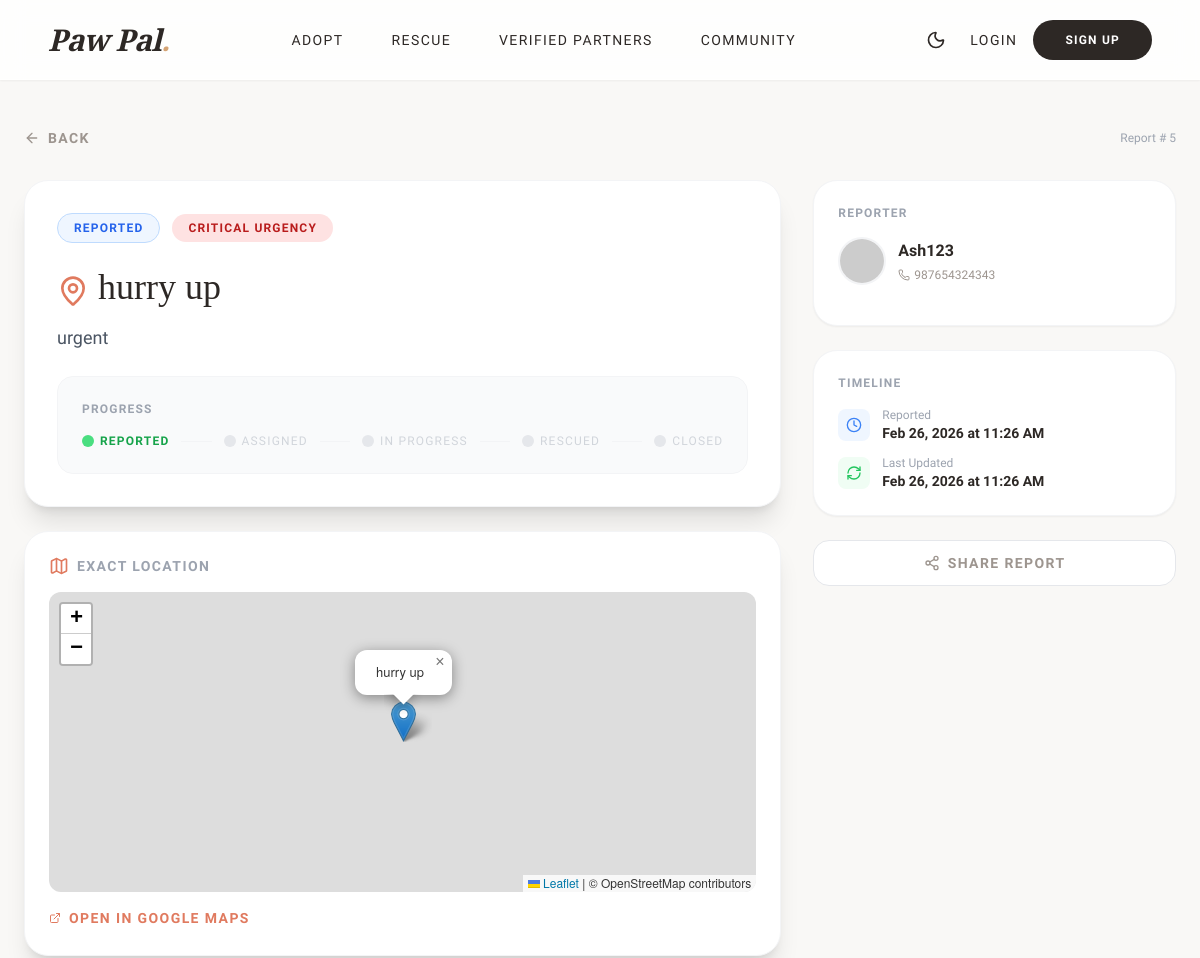
/rescue-details.php?id=5 (upper part), run on an earlier commit of the app's database.
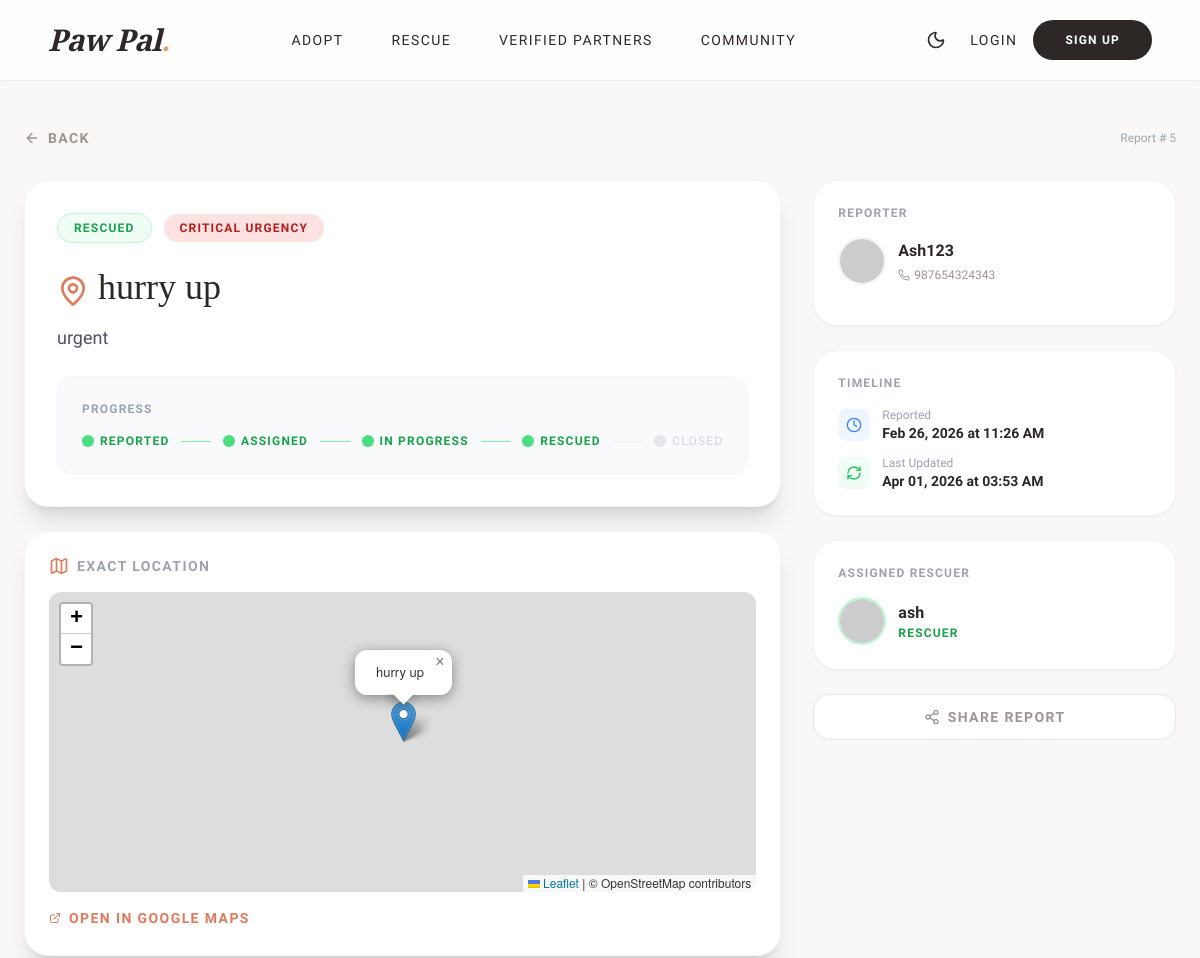
And on a later commit of the database.
### tables this page shows
CREATE TABLE `rescue_reports` (
  `id` int(11) NOT NULL,
  `reporter_id` int(11) DEFAULT NULL,
  `reporter_name` varchar(100) DEFAULT NULL,
  `contact_phone` varchar(20) DEFAULT NULL,
  `location` varchar(255) NOT NULL,
  `latitude` decimal(10,8) DEFAULT NULL,
  `longitude` decimal(11,8) DEFAULT NULL,
  `description` text NOT NULL,
  `animal_type` varchar(50) DEFAULT NULL,
  `urgency` enum('Low','Medium','High','Critical') DEFAULT 'Medium',
  `image` varchar(255) DEFAULT NULL,
  `proof_image` varchar(255) DEFAULT NULL,
  `status` enum('Reported','Assigned','In Progress','Rescued','Closed') DEFAULT 'Reported',
  `assigned_to` int(11) DEFAULT NULL,
  `reported_at` timestamp NOT NULL DEFAULT current_timestamp(),
  `updated_at` timestamp NOT NULL DEFAULT current_timestamp() ON UPDATE current_timestamp()
);

CREATE TABLE `users` (
  `id` int(11) NOT NULL,
  `username` varchar(50) NOT NULL,
  `email` varchar(100) NOT NULL,
  `password` varchar(255) NOT NULL,
  `phone` varchar(20) DEFAULT NULL,
  `address` text DEFAULT NULL,
  `role` enum('user','admin','volunteer','rescuer','organization') DEFAULT 'user',
  `is_verified` tinyint(1) DEFAULT 0,
  `created_at` timestamp NOT NULL DEFAULT current_timestamp(),
  `gender` varchar(20) DEFAULT NULL,
  `dob` date DEFAULT NULL,
  `profile_image` varchar(255) DEFAULT NULL,
  `lives_saved` int(11) DEFAULT 0,
  `organization_name` varchar(150) DEFAULT NULL,
  `reset_token` varchar(255) DEFAULT NULL,
  `reset_expiry` datetime DEFAULT NULL,
  `latitude` decimal(10,8) DEFAULT NULL,
  `longitude` decimal(11,8) DEFAULT NULL
);

### rescue-details.php (the view, shortened to what the changed rows need)
<?php
include 'config.php';
$rescue_id = (int) $_GET['id'];
$sql = "SELECT r.*, u.username as reporter_username, u.profile_image as reporter_image,
        u.email as reporter_email, u.role as reporter_role, u.is_verified as reporter_verified,
        a.username as assignee_username, a.profile_image as assignee_image
        FROM rescue_reports r
        LEFT JOIN users u ON r.reporter_id = u.id
        LEFT JOIN users a ON r.assigned_to = a.id
        WHERE r.id = $rescue_id";
$result = $conn->query($sql);
$rescue = $result->fetch_assoc();
include 'includes/header.php';
$statusColors = [
    'Reported' => 'bg-blue-50 text-blue-600 border-blue-200',
    'Assigned' => 'bg-purple-50 text-purple-600 border-purple-200',
    'In Progress' => 'bg-yellow-50 text-yellow-700 border-yellow-200',
    'Rescued' => 'bg-green-50 text-green-600 border-green-200',
    'Closed' => 'bg-gray-50 text-gray-500 border-gray-200',
];
$urgencyColors = [
    'Low' => 'bg-green-100 text-green-700',
    'Medium' => 'bg-yellow-100 text-yellow-700',
    'High' => 'bg-orange-100 text-orange-700',
    'Critical' => 'bg-red-100 text-red-700',
];
$statusClass = $statusColors[$rescue['status']] ?? 'bg-gray-50 text-gray-500 border-gray-200';
$urgencyClass = $urgencyColors[$rescue['urgency']] ?? 'bg-gray-100 text-gray-700';
?>
<section class="pt-32 pb-20 px-6">
    <div class="max-w-6xl mx-auto">
        <div class="mb-8 flex justify-between items-center">
            <a href="javascript:history.back()"
                class="text-paw-gray hover:text-paw-alert flex items-center gap-2 text-sm uppercase tracking-widest font-bold transition-colors">
                <i data-lucide="arrow-left" class="w-4 h-4"></i> Back
            </a>
            <span class="text-xs text-gray-400">Report #
                <?php echo $rescue['id']; ?>
            </span>
        </div>
        <div class="grid grid-cols-1 lg:grid-cols-3 gap-8">
            <div class="lg:col-span-2 space-y-6">
                <div class="bg-white rounded-3xl shadow-xl overflow-hidden border border-gray-100 p-8">
                    <div class="flex flex-wrap items-center gap-3 mb-6">
                        <span
                            class="px-4 py-1.5 rounded-full text-xs font-bold uppercase tracking-widest border <?php echo $statusClass; ?>">
                            <?php echo $rescue['status']; ?>
                        </span>
                        <span
                            class="px-4 py-1.5 rounded-full text-xs font-bold uppercase tracking-widest <?php echo $urgencyClass; ?>">
                            <?php echo $rescue['urgency']; ?> Urgency
                        </span>
                    </div>
                    <h1 class="font-serif text-4xl text-paw-dark mb-4">
                        <i data-lucide="map-pin" class="w-8 h-8 inline text-paw-alert"></i>
                        <?php echo htmlspecialchars($rescue['location']); ?>
                    </h1>
                    <p class="text-gray-600 leading-relaxed text-lg mb-6">
                        <?php echo nl2br(htmlspecialchars($rescue['description'])); ?>
                    </p>
                    <div class="bg-gray-50 rounded-2xl p-6 border border-gray-100">
                        <p class="text-xs font-bold uppercase tracking-widest text-gray-400 mb-4">Progress</p>
                        <div class="flex items-center gap-3 flex-wrap">
                            <?php
                            $stages = ['Reported', 'Assigned', 'In Progress', 'Rescued', 'Closed'];
                            $currentIdx = array_search($rescue['status'], $stages);
                            foreach ($stages as $idx => $stage):
                                $done = $idx <= $currentIdx;
                                ?>
                                <div class="flex items-center gap-1.5">
                                    <div class="w-3 h-3 rounded-full <?php echo $done ? 'bg-green-400' : 'bg-gray-200'; ?>">
                                    </div>
                                    <span
                                        class="text-xs uppercase tracking-widest <?php echo $done ? 'text-green-600 font-bold' : 'text-gray-300'; ?>">
                                        <?php echo $stage; ?>
                                    </span>
                                </div>
                                <?php if ($idx < count($stages) - 1): ?>
                                    <div
                                        class="flex-1 h-px max-w-[40px] <?php echo $done && $idx < $currentIdx ? 'bg-green-300' : 'bg-gray-100'; ?>">
                                    </div>
                                <?php endif; ?>
                            <?php endforeach; ?>
                        </div>
                    </div>
                </div>
            </div>
            <div class="space-y-6">
                <div class="bg-white rounded-3xl shadow-sm p-6 border border-gray-100">
                    <div class="flex items-center gap-3 mb-4">
                        <div>
                            <p class="font-bold text-paw-dark">
                                <?php echo htmlspecialchars($rescue['reporter_username'] ?? $rescue['reporter_name'] ?? 'Anonymous'); ?>
                            </p>
                            <?php if (!empty($rescue['contact_phone'])): ?>
                                <p class="text-xs text-paw-gray flex items-center gap-1 mt-1">
                                    <i data-lucide="phone" class="w-3 h-3"></i>
                                    <a href="tel:<?php echo htmlspecialchars($rescue['contact_phone']); ?>"
                                        class="hover:text-paw-alert transition-colors">
                                        <?php echo htmlspecialchars($rescue['contact_phone']); ?>
                                    </a>
                                </p>
                            <?php endif; ?>
                        </div>
                    </div>
                </div>
                <div class="bg-white rounded-3xl shadow-sm p-6 border border-gray-100">
                    <div class="space-y-3">
                        <div class="flex items-center gap-3">
                            <div>
                                <p class="text-xs text-gray-400">Reported</p>
                                <p class="text-sm font-bold text-paw-dark">
                                    <?php echo date('M d, Y \a\t h:i A', strtotime($rescue['reported_at'])); ?>
                                </p>
                            </div>
                        </div>
                        <div class="flex items-center gap-3">
                            <div>
                                <p class="text-xs text-gray-400">Last Updated</p>
                                <p class="text-sm font-bold text-paw-dark">
                                    <?php echo date('M d, Y \a\t h:i A', strtotime($rescue['updated_at'])); ?>
                                </p>
                            </div>
                        </div>
                    </div>
                </div>
                <?php if (!empty($rescue['assignee_username'])): ?>
                    <div class="bg-white rounded-3xl shadow-sm p-6 border border-gray-100">
                        <p class="text-xs font-bold uppercase tracking-widest text-gray-400 mb-4">Assigned Rescuer</p>
                        <div class="flex items-center gap-3">
                            <div class="w-12 h-12 rounded-full overflow-hidden border-2 border-green-200">
                                <img src="<?php
                                $aImgSrc = 'https://api.dicebear.com/9.x/toon-head/svg?seed=' . urlencode($rescue['assignee_username']);
                                echo $aImgSrc;
                                ?>" class="w-full h-full object-cover" alt="Rescuer">
                            </div>
                            <div>
                                <p class="font-bold text-paw-dark">
                                    <?php echo htmlspecialchars($rescue['assignee_username']); ?>
                                </p>
                                <p class="text-xs text-green-600 font-bold uppercase tracking-widest">Rescuer</p>
                            </div>
                        </div>
                    </div>
                <?php endif; ?>
            </div>
        </div>
    </div>
</section>
<?php if ($rescue['latitude'] && $rescue['longitude']): ?>
    <link rel="stylesheet" href="https://unpkg.com/leaflet@1.9.4/dist/leaflet.css" />
<?php endif; ?>
<?php include 'includes/footer.php'; ?>

What changed in the data, as far as the page shows it:
changed rescue_reports "hurry up": status "REPORTED" → "RESCUED"; updated_at "Feb 26, 2026 at 11:26 AM" → "Apr 01, 2026 at 03:53 AM"; assigned_to.username (not shown) → "ash"
Also different on the page:
text now shown: "ASSIGNED RESCUER RESCUER"
